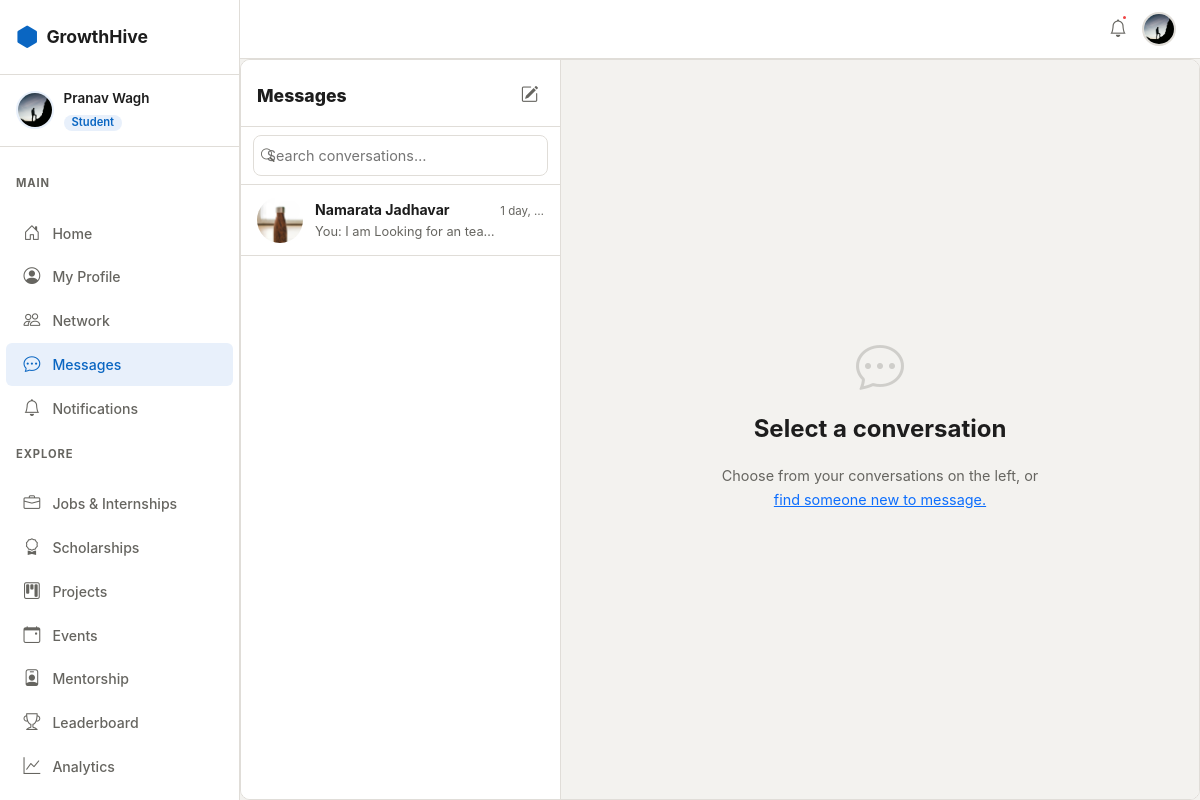
Page /chat/ (signed in) on the earlier database version.
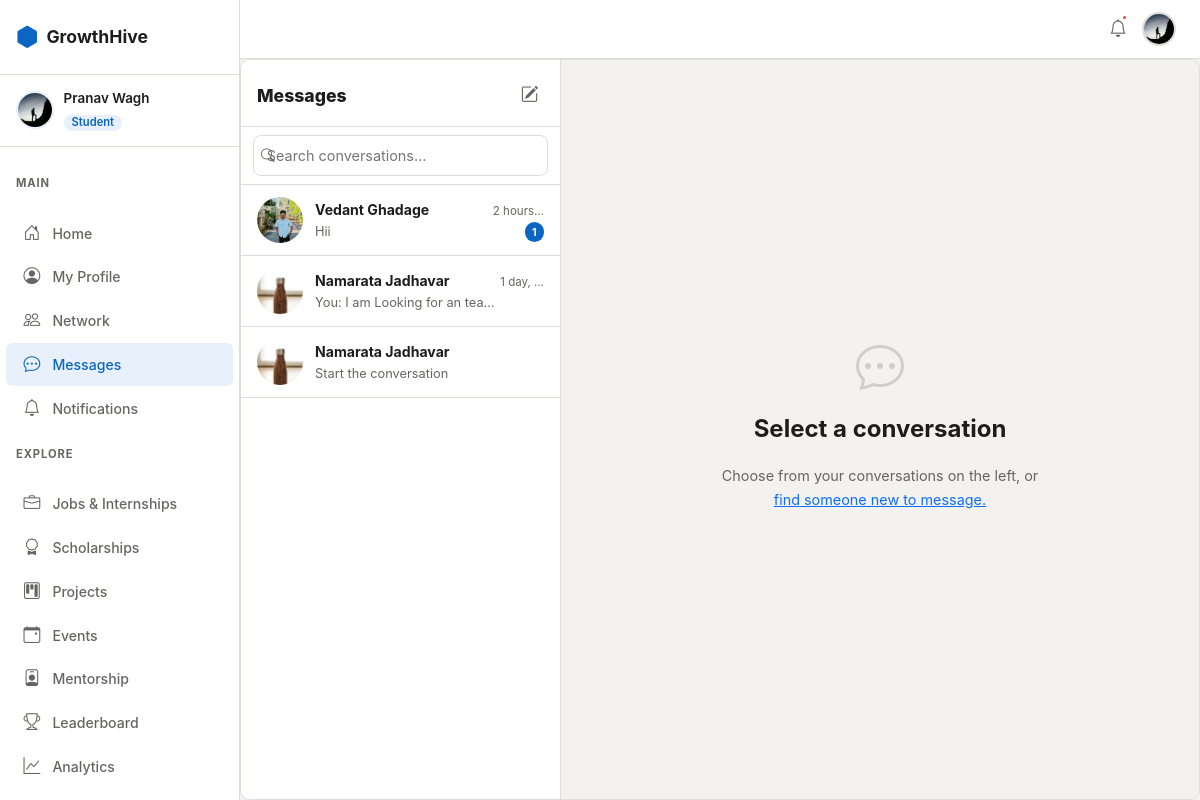
Same page on the later database version.
### apps/chat/models.py (models this page shows, shortened)
class ChatRoom(models.Model):
    class RoomType(models.TextChoices):
        DM    = 'dm',    'Direct Message'
        GROUP = 'group', 'Group Chat'
    room_type  = models.CharField(
        max_length=10, choices=RoomType.choices, default=RoomType.DM
    )
    name       = models.CharField(max_length=200, blank=True)  # group chats only
    members    = models.ManyToManyField(
        settings.AUTH_USER_MODEL,
        through='RoomMember',
        related_name='chat_rooms',
    )
    created_by = models.ForeignKey(
        settings.AUTH_USER_MODEL,
        on_delete=models.SET_NULL,
        null=True,
        related_name='created_rooms',
    )
    created_at = models.DateTimeField(auto_now_add=True)
    class Meta:
        ordering = ['-created_at']
    def get_other_member(self, user):
        return self.members.exclude(pk=user.pk).first()

class Message(models.Model):
    room       = models.ForeignKey(
        ChatRoom, on_delete=models.CASCADE, related_name='messages'
    )
    sender     = models.ForeignKey(
        settings.AUTH_USER_MODEL,
        on_delete=models.CASCADE,
        related_name='sent_messages',
    )
    content    = models.TextField(max_length=5000, blank=True)
    image      = models.ImageField(upload_to='chat_images/', blank=True, null=True)
    is_seen    = models.BooleanField(default=False)
    created_at = models.DateTimeField(auto_now_add=True)
    class Meta:
        ordering = ['created_at']

### apps/chat/views.py (the view)
# urls.py: path('',                             views.inbox_view,        name='inbox'),
@login_required
@verified_required
def inbox_view(request):
    room_list = build_room_list(request.user)
    return render(request, 'chat/chat.html', {
        'room_list':   room_list,
        'active_room': None,
        'messages':    [],
        'other':       None,
    })

### apps/accounts/models.py (called while the page is built)
    def get_full_name(self):
        return f'{self.first_name} {self.last_name}'.strip()

    @property
    def is_student(self):
        return self.role == self.Role.STUDENT

    def get_avatar_url(self):
        if self.avatar:
            return self.avatar.url
        return '/static/images/default-avatar.png'

### apps/chat/models.py (called while the page is built)
    def unread_count(self):
        qs = self.room.messages.exclude(sender=self.user)
        if self.last_read:
            qs = qs.filter(created_at__gt=self.last_read)
        return qs.count()

### templates/chat/chat.html (shortened to what the changed rows need)
{% extends 'base.html' %}
{% load static %}
{% block content %}
<div class="gh-chat-shell">
  <aside class="gh-chat-list {% if active_room %}gh-chat-list--hidden-mobile{% endif %}">
    <div class="gh-chat-rooms" id="roomList">
      {% for item in room_list %}
      <a href="{% url 'chat:room' item.room.pk %}"
         class="gh-room-item {% if active_room and active_room.pk == item.room.pk %}active{% endif %}"
         id="room-item-{{ item.room.pk }}">
        <div class="gh-room-avatar-wrap">
          <img src="{{ item.display_avatar }}" class="gh-room-avatar" alt="avatar"/>
        </div>
        <div class="gh-room-meta">
          <div class="gh-room-top">
            <span class="gh-room-name">{{ item.display_name }}</span>
            {% if item.last_message %}
            <span class="gh-room-time">{{ item.last_message.created_at|timesince|truncatechars:8 }}</span>
            {% endif %}
          </div>
          <div class="gh-room-bottom">
            <span class="gh-room-last-msg">
              {% if item.last_message %}
                {% if item.last_message.sender == request.user %}You: {% endif %}
                {{ item.last_message.content|truncatechars:35 }}
              {% else %}
                Start the conversation
              {% endif %}
            </span>
            {% if item.unread > 0 %}
            <span class="gh-room-unread" id="unread-{{ item.room.pk }}">{{ item.unread }}</span>
            {% else %}
            <span class="gh-room-unread" id="unread-{{ item.room.pk }}" style="display:none;">0</span>
            {% endif %}
          </div>
        </div>
      </a>
      {% endfor %}
    </div>
  </aside>
</div>
{% endblock %}

Differences in the rows shown:
added ChatRoom: shows a picture, display_name "Vedant Ghadage", last_message.created_at "2 hours…", last_message.content "Hii", unread "1"
added ChatRoom: display_name "Namarata Jadhavar", shows "Start the conversation"
